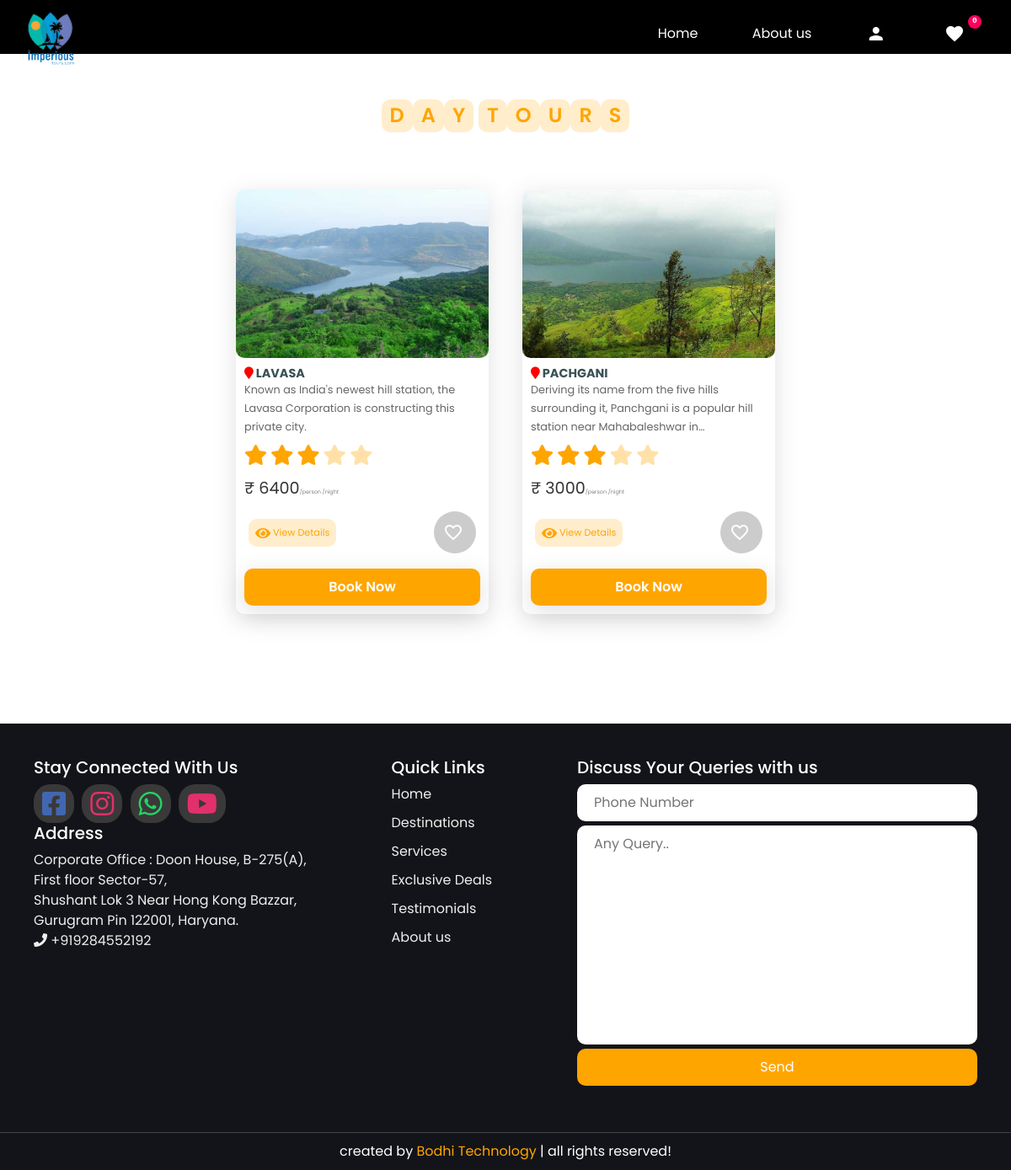
The page /templates/viewmore/4 on the database its author committed.
### tables this page shows
CREATE TABLE `category` (
  `id` int(50) NOT NULL,
  `name` varchar(100) NOT NULL,
  `description` varchar(200) NOT NULL,
  `status` int(50) NOT NULL
);

CREATE TABLE `package` (
  `id` int(11) NOT NULL,
  `packageName` varchar(255) NOT NULL,
  `packageDesc` varchar(255) NOT NULL,
  `packagePrice` int(11) NOT NULL,
  `discount` float NOT NULL,
  `disType` varchar(10) NOT NULL,
  `packageType` int(11) NOT NULL,
  `packagePhoto` varchar(255) NOT NULL
);

### templates/include/functions.inc.php (called while the page is built, shortened)
    <?php
function getSafeVal($str){
  global $con;
  $str=strip_tags(mysqli_real_escape_string($con,htmlspecialchars($str)));
  return $str;
}
?>

### templates/viewmore.php (the view, shortened to what this page needs)
<?php
  include 'user_header.php';
  if(isset($_GET['id'])){
    $id=getSafeVal($_GET['id']);
  }
  else{
    redirect(SITE_PATH);
  }
?>
<div class="mt-5 pt-4">
<section class="packages mt-3" id="packages">
   <?php
            $packages=mysqli_query($con,"select package.*,category.name from package,category where package.packageType=category.id and package.packageType=$id");
             if(mysqli_num_rows($packages)>0){
               echo " <h1 class='heading'> ";
                $r=mysqli_fetch_assoc($packages);
                $cateName=$r['name'];
                for ($i=0; $i <strlen($cateName); $i++) {
                    if($cateName[$i]==" "){
                      echo "&nbsp;";
                    }
                    else{
                     echo "<span>".$cateName[$i]."</span>";
                    }
                }
            ?>
          </h1>
   <div class="box-container mt-5">
          <?php
               while ($pckgRow=mysqli_fetch_assoc($packages)) {
                ?>
          <div class="box">
             <img src="<?php echo SITE_PACKAGE_IMAGE.$pckgRow['packagePhoto'];  ?>" alt="">
              <div class="content">
                  <h4><i id="map" class="fa fa-map-marker"></i> <?php  echo $pckgRow['packageName']; ?> </h4>
                  <p><?php  echo $pckgRow['packageDesc']; ?></p>
                  <div class="stars">
                      <i class="fa fa-star checked"></i>
                      <i class="fa fa-star checked"></i>
                      <i class="fa fa-star checked"></i>
                      <i class="fa fa-star "></i>
                      <i class="fa fa-star "></i>
                  </div>
                  <div class="price">&#8377; <?php  echo $pckgRow['packagePrice']; ?><span style="font-size: .4rem;color:gray;">/person /night</span></div>
                  <div class="view-like">
                    <a class="view-details" href="<?php echo SITE_PATH.'templates/'; ?>viewDetails/<?php echo $pckgRow['id'];  ?>"><i class="fa fa-eye"></i> View Details</a>
                    <div class="like-wrapper">
                      <a href="javascript:void(0);" class="like-button <?php
                        $active='add';
                        ?>" onclick="manageFav('<?php echo $pckgRow['id']; ?>','<?php echo $active; ?>')" >
                        <i class="material-icons not-liked bouncy">favorite_border</i>
                      </a>
                  </div>
                  </div>
                  <?php
                      if(isset($_SESSION['CURRENT_USER_ID'])){
                  ?>
                  <a href="<?php echo SITE_PATH.'templates/'; ?>bookTour/<?php echo $pckgRow['id'];  ?>"><button class="book-btn">Book Now</button></a>
                      <?php
                    }
                    else{
                      ?>
                       <a href="<?php echo SITE_PATH.'templates/'; ?>login"><button class="book-btn">Book Now</button></a>
                      <?php
                    }
                  ?>
              </div>
          </div>
          <?php
                }
              }
                ?>
</section>
</div>
<?php
  include 'user_footer.php';
?>

### templates/user_footer.php (shortened to what this page needs)
<footer class="footer">
  <div class="box-container">
    <div class="box">
      <h5>Stay Connected With Us</h5>
      <?php
        $adminSocial=mysqli_fetch_assoc(mysqli_query($con,"select * from admin"));
        $fb="";
        $insta="";
        $whatsapp="";
        $phone="";
        if($adminSocial>0){
          $phone=$adminSocial['phone'];
          $fb=$adminSocial['fb'];
          $insta=$adminSocial['insta'];
          $whatsapp=$adminSocial['whatsapp'];
          $youtube=$adminSocial['youtube'];
        }
      ?>
      <a href="<?php echo $fb;  ?>" target="_blank" class="d-inline">
      <i id="s-icon" class="fab fa-facebook-square" style="color:#4267B2"></i> </a>
      <a href="<?php echo $insta;  ?>" target="_blank" class="d-inline">
        <i  id="s-icon" class="fab fa-instagram" style="color:#e1306c"></i>
      </a>
      <a href="https://wa.me/+91<?php echo $whatsapp;  ?>" target="_blank" class="d-inline">
        <i  id="s-icon" class="fab fa-whatsapp"  style="color:#25D366"></i>
      </a>
      <a href="<?php echo $youtube;  ?>" target="_blank" class="d-inline">
        <i  id="s-icon" class="fab fa-youtube" style="color:#e1306c"></i>
      </a>
      <h5>Address</h5>
      <p class="address">
        Corporate Office :
        Doon House, B-275(A),<br>First floor Sector-57,<br>Shushant Lok 3 Near Hong Kong Bazzar,<br>Gurugram Pin 122001, Haryana.
       <br><i class="fa fa-phone"></i> +91<?php echo $phone;  ?></p>
    </div>
      <div class="box">
        <h5>Quick Links</h5>
        <a href="<?php echo SITE_PATH; ?>">Home</a>
        <a href="<?php echo SITE_PATH; ?>#packages">Destinations</a>
        <a href="<?php echo SITE_PATH; ?>#services">Services</a>
        <a href="<?php echo SITE_PATH; ?>#offers">Exclusive Deals</a>
        <a href="<?php echo SITE_PATH; ?>#review">Testimonials</a>
        <a href="<?php echo SITE_PATH; ?>#about">About us</a>
      </div>
      <div class="box">
        <h5>Discuss Your Queries with us</h5>
        <form method="POST" action="">
          <input type="text" name="phone" id="phone" placeholder="Phone Number" required>
          <textarea name="query" id="query" cols="30" rows="10" placeholder="Any Query.." required></textarea>
          <button class="query-btn"  type="submit" name="submitQuery">Send</button>
        </form>
        </div>
  </div>
  <p class="credit"> created by <span> Bodhi Technology </span> | all rights reserved! </p>
</footer>
</body>
</html>

### asset/css_user/destination-details-css.css (style rules this page uses)
* { margin: 0; padding: 0; box-sizing: border-box; }
html { scroll-behavior: smooth; }
body { font-family: Poppins; margin: 0; padding: 0; background-color: #fff; animation: fadeInAnimation ease 3s; }
.material-icons { vertical-align: middle; margin-right: 5px; }

### rows shown on the page
category: name "D", name "A", name "Y", name "T", name "O", name "U", name "R", name "S"
package: packagePhoto (picture), packageName "LAVASA", packageDesc "Known as India's newest hill station, the Lavasa Corporation is constructing this private city.", packagePrice "6400"
package: packagePhoto (picture), packageName "PACHGANI", packageDesc "Deriving its name from the five hills surrounding it, Panchgani is a popular hill station near Mahabaleshwar…", packagePrice "3000"

### other values the page prints
$fav_count "0"
$phone "9284552192"
